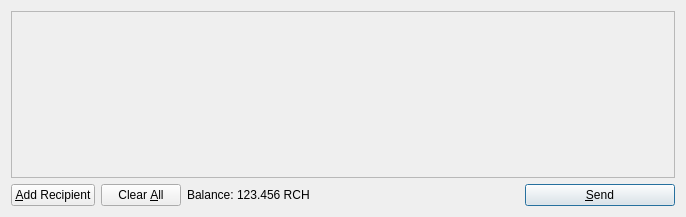
<?xml version="1.0" encoding="UTF-8"?>
<ui version="4.0">
 <class>SendCoinsDialog</class>
 <widget class="QDialog" name="SendCoinsDialog">
  <property name="geometry">
   <rect>
    <x>0</x>
    <y>0</y>
    <width>686</width>
    <height>217</height>
   </rect>
  </property>
  <property name="windowTitle">
   <string>Send Coins</string>
  </property>
  <layout class="QVBoxLayout" name="verticalLayout">
   <item>
    <widget class="QScrollArea" name="scrollArea">
     <property name="widgetResizable">
      <bool>true</bool>
     </property>
     <widget class="QWidget" name="scrollAreaWidgetContents">
      <property name="geometry">
       <rect>
        <x>0</x>
        <y>0</y>
        <width>666</width>
        <height>165</height>
       </rect>
      </property>
      <layout class="QVBoxLayout" name="verticalLayout_2">
       <property name="margin">
        <number>0</number>
       </property>
       <item>
        <layout class="QVBoxLayout" name="entries">
         <property name="spacing">
          <number>6</number>
         </property>
        </layout>
       </item>
       <item>
        <spacer name="verticalSpacer">
         <property name="orientation">
          <enum>Qt::Vertical</enum>
         </property>
         <property name="sizeHint" stdset="0">
          <size>
           <width>20</width>
           <height>40</height>
          </size>
         </property>
        </spacer>
       </item>
      </layout>
     </widget>
    </widget>
   </item>
   <item>
    <layout class="QHBoxLayout" name="horizontalLayout">
     <item>
      <widget class="QPushButton" name="addButton">
       <property name="toolTip">
        <string>Send to multiple recipients at once</string>
       </property>
       <property name="text">
        <string>&amp;Add Recipient</string>
       </property>
       <property name="icon">
        <iconset resource="../richcoin.qrc">
         <normaloff>:/icons/add</normaloff>:/icons/add</iconset>
       </property>
       <property name="autoDefault">
        <bool>false</bool>
       </property>
      </widget>
     </item>
     <item>
      <widget class="QPushButton" name="clearButton">
       <property name="sizePolicy">
        <sizepolicy hsizetype="Minimum" vsizetype="Fixed">
         <horstretch>0</horstretch>
         <verstretch>0</verstretch>
        </sizepolicy>
       </property>
       <property name="toolTip">
        <string>Remove all transaction fields</string>
       </property>
       <property name="text">
        <string>Clear &amp;All</string>
       </property>
       <property name="icon">
        <iconset resource="../richcoin.qrc">
         <normaloff>:/icons/remove</normaloff>:/icons/remove</iconset>
       </property>
       <property name="autoRepeatDelay">
        <number>300</number>
       </property>
       <property name="autoDefault">
        <bool>false</bool>
       </property>
      </widget>
     </item>
     <item>
      <layout class="QHBoxLayout" name="horizontalLayout_2">
       <property name="spacing">
        <number>3</number>
       </property>
       <item>
        <widget class="QLabel" name="label">
         <property name="text">
          <string>Balance:</string>
         </property>
        </widget>
       </item>
       <item>
        <widget class="QLabel" name="labelBalance">
         <property name="cursor">
          <cursorShape>IBeamCursor</cursorShape>
         </property>
         <property name="text">
          <string>123.456 RCH</string>
         </property>
         <property name="textInteractionFlags">
          <set>Qt::LinksAccessibleByMouse|Qt::TextSelectableByKeyboard|Qt::TextSelectableByMouse</set>
         </property>
        </widget>
       </item>
      </layout>
     </item>
     <item>
      <spacer name="horizontalSpacer">
       <property name="orientation">
        <enum>Qt::Horizontal</enum>
       </property>
       <property name="sizeHint" stdset="0">
        <size>
         <width>40</width>
         <height>20</height>
        </size>
       </property>
      </spacer>
     </item>
     <item>
      <widget class="QPushButton" name="sendButton">
       <property name="minimumSize">
        <size>
         <width>150</width>
         <height>0</height>
        </size>
       </property>
       <property name="toolTip">
        <string>Confirm the send action</string>
       </property>
       <property name="text">
        <string>&amp;Send</string>
       </property>
       <property name="icon">
        <iconset resource="../richcoin.qrc">
         <normaloff>:/icons/send</normaloff>:/icons/send</iconset>
       </property>
       <property name="default">
        <bool>true</bool>
       </property>
      </widget>
     </item>
    </layout>
   </item>
  </layout>
 </widget>
 <resources>
  <include location="../richcoin.qrc"/>
 </resources>
 <connections/>
</ui>
